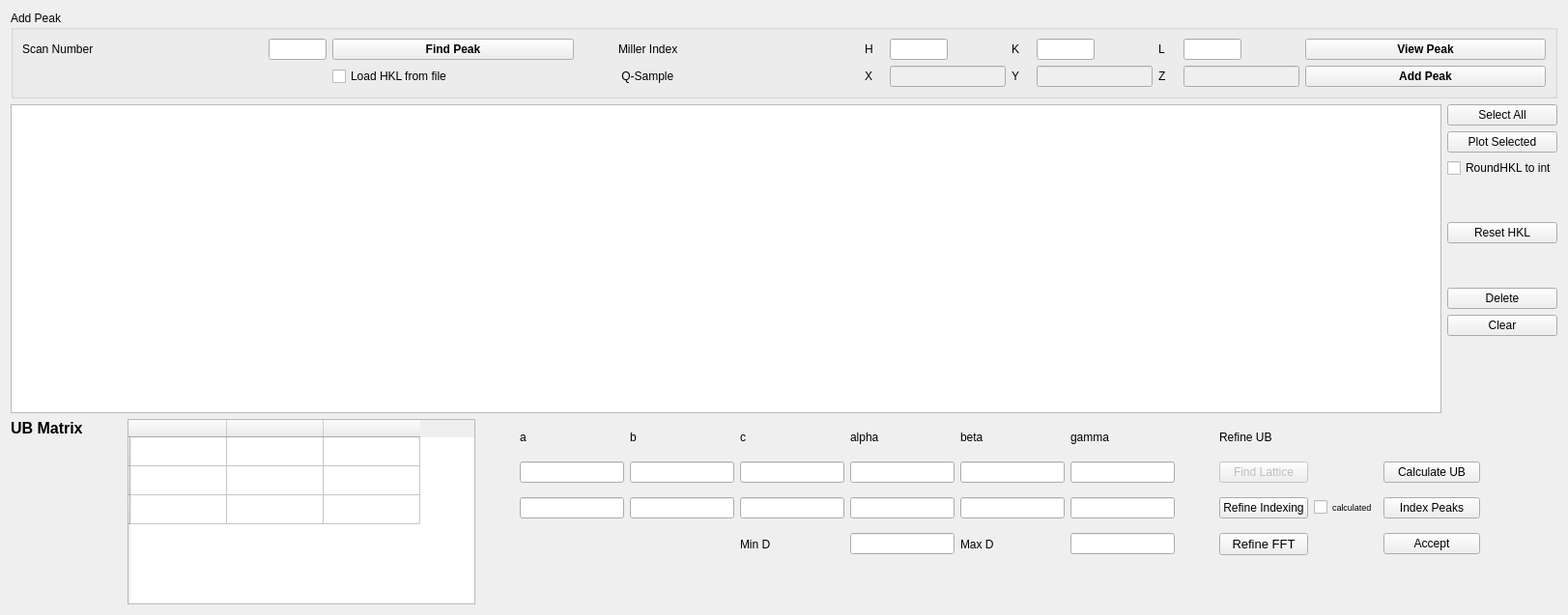
          <widget class="QWidget" name="tab_2">
           <attribute name="title">
            <string>Calculate UB</string>
           </attribute>
           <layout class="QGridLayout" name="gridLayout_6">
            <item row="0" column="0">
             <layout class="QVBoxLayout" name="verticalLayout_4">
              <item>
               <widget class="QGroupBox" name="groupBox_7">
                <property name="title">
                 <string>Add Peak</string>
                </property>
                <layout class="QGridLayout" name="gridLayout_2">
                 <item row="0" column="8">
                  <widget class="QLineEdit" name="lineEdit_H">
                   <property name="maximumSize">
                    <size>
                     <width>60</width>
                     <height>40</height>
                    </size>
                   </property>
                  </widget>
                 </item>
                 <item row="3" column="14">
                  <widget class="QLineEdit" name="lineEdit_sampleQz">
                   <property name="enabled">
                    <bool>false</bool>
                   </property>
                   <property name="maximumSize">
                    <size>
                     <width>120</width>
                     <height>16777215</height>
                    </size>
                   </property>
                  </widget>
                 </item>
                 <item row="0" column="0">
                  <widget class="QLabel" name="label_scanNo">
                   <property name="text">
                    <string>Scan Number</string>
                   </property>
                  </widget>
                 </item>
                 <item row="3" column="12">
                  <widget class="QLineEdit" name="lineEdit_sampleQy">
                   <property name="enabled">
                    <bool>false</bool>
                   </property>
                   <property name="maximumSize">
                    <size>
                     <width>120</width>
                     <height>16777215</height>
                    </size>
                   </property>
                  </widget>
                 </item>
                 <item row="0" column="11">
                  <widget class="QLabel" name="label_11">
                   <property name="maximumSize">
                    <size>
                     <width>20</width>
                     <height>16777215</height>
                    </size>
                   </property>
                   <property name="text">
                    <string>K</string>
                   </property>
                  </widget>
                 </item>
                 <item row="0" column="13">
                  <widget class="QLabel" name="label_6">
                   <property name="maximumSize">
                    <size>
                     <width>20</width>
                     <height>16777215</height>
                    </size>
                   </property>
                   <property name="text">
                    <string>L</string>
                   </property>
                  </widget>
                 </item>
                 <item row="3" column="8">
                  <widget class="QLineEdit" name="lineEdit_sampleQx">
                   <property name="enabled">
                    <bool>false</bool>
                   </property>
                   <property name="maximumSize">
                    <size>
                     <width>120</width>
                     <height>16777215</height>
                    </size>
                   </property>
                  </widget>
                 </item>
                 <item row="3" column="6">
                  <widget class="QLabel" name="label_7">
                   <property name="text">
                    <string> Q-Sample </string>
                   </property>
                   <property name="alignment">
                    <set>Qt::AlignLeading|Qt::AlignLeft|Qt::AlignVCenter</set>
                   </property>
                  </widget>
                 </item>
                 <item row="3" column="11">
                  <widget class="QLabel" name="label_9">
                   <property name="maximumSize">
                    <size>
                     <width>20</width>
                     <height>16777215</height>
                    </size>
                   </property>
                   <property name="text">
                    <string>Y</string>
                   </property>
                  </widget>
                 </item>
                 <item row="3" column="7">
                  <widget class="QLabel" name="label_8">
                   <property name="maximumSize">
                    <size>
                     <width>20</width>
                     <height>16777215</height>
                    </size>
                   </property>
                   <property name="text">
                    <string>X</string>
                   </property>
                  </widget>
                 </item>
                 <item row="0" column="1">
                  <widget class="QLineEdit" name="lineEdit_scanNumber">
                   <property name="sizePolicy">
                    <sizepolicy hsizetype="Preferred" vsizetype="Fixed">
                     <horstretch>0</horstretch>
                     <verstretch>0</verstretch>
                    </sizepolicy>
                   </property>
                   <property name="maximumSize">
                    <size>
                     <width>60</width>
                     <height>16777215</height>
                    </size>
                   </property>
                  </widget>
                 </item>
                 <item row="0" column="12">
                  <widget class="QLineEdit" name="lineEdit_K">
                   <property name="maximumSize">
                    <size>
                     <width>60</width>
                     <height>16777215</height>
                    </size>
                   </property>
                  </widget>
                 </item>
                 <item row="0" column="14">
                  <widget class="QLineEdit" name="lineEdit_L">
                   <property name="maximumSize">
                    <size>
                     <width>60</width>
                     <height>16777215</height>
                    </size>
                   </property>
                  </widget>
                 </item>
                 <item row="0" column="7">
                  <widget class="QLabel" name="label_12">
                   <property name="maximumSize">
                    <size>
                     <width>20</width>
                     <height>16777215</height>
                    </size>
                   </property>
                   <property name="text">
                    <string>H</string>
                   </property>
                  </widget>
                 </item>
                 <item row="3" column="13">
                  <widget class="QLabel" name="label_10">
                   <property name="maximumSize">
                    <size>
                     <width>20</width>
                     <height>16777215</height>
                    </size>
                   </property>
                   <property name="text">
                    <string>Z</string>
                   </property>
                  </widget>
                 </item>
                 <item row="0" column="5">
                  <spacer name="horizontalSpacer_4">
                   <property name="orientation">
                    <enum>Qt::Horizontal</enum>
                   </property>
                   <property name="sizeType">
                    <enum>QSizePolicy::Preferred</enum>
                   </property>
                   <property name="sizeHint" stdset="0">
                    <size>
                     <width>40</width>
                     <height>20</height>
                    </size>
                   </property>
                  </spacer>
                 </item>
                 <item row="0" column="6">
                  <widget class="QLabel" name="label_31">
                   <property name="text">
                    <string>Miller Index</string>
                   </property>
                  </widget>
                 </item>
                 <item row="0" column="4">
                  <widget class="QPushButton" name="pushButton_findPeak">
                   <property name="font">
                    <font>
                     <weight>75</weight>
                     <bold>true</bold>
                    </font>
                   </property>
                   <property name="text">
                    <string>Find Peak</string>
                   </property>
                  </widget>
                 </item>
                 <item row="3" column="4">
                  <widget class="QCheckBox" name="checkBox_loadHKLfromFile">
                   <property name="font">
                    <font>
                     <pointsize>9</pointsize>
                    </font>
                   </property>
                   <property name="text">
                    <string>Load HKL from file</string>
                   </property>
                  </widget>
                 </item>
                 <item row="0" column="15">
                  <widget class="QPushButton" name="pushButton_viewScan3D">
                   <property name="font">
                    <font>
                     <weight>75</weight>
                     <bold>true</bold>
                    </font>
                   </property>
                   <property name="text">
                    <string>View Peak</string>
                   </property>
                  </widget>
                 </item>
                 <item row="3" column="15">
                  <widget class="QPushButton" name="pushButton_addPeakToCalUB">
                   <property name="font">
                    <font>
                     <weight>75</weight>
                     <bold>true</bold>
                    </font>
                   </property>
                   <property name="text">
                    <string>Add Peak</string>
                   </property>
                  </widget>
                 </item>
                </layout>
               </widget>
              </item>
              <item>
               <layout class="QHBoxLayout" name="horizontalLayout_7">
                <item>
                 <widget class="UBMatrixPeakTable" name="tableWidget_peaksCalUB"/>
                </item>
                <item>
                 <layout class="QVBoxLayout" name="verticalLayout_8">
                  <item>
                   <widget class="QPushButton" name="pushButton_selectAllPeaks">
                    <property name="text">
                     <string>Select All</string>
                    </property>
                   </widget>
                  </item>
                  <item>
                   <widget class="QPushButton" name="pushButton_plotSelectedData">
                    <property name="text">
                     <string>Plot Selected</string>
                    </property>
                   </widget>
                  </item>
                  <item>
                   <widget class="QCheckBox" name="checkBox_roundHKLInt">
                    <property name="font">
                     <font>
                      <pointsize>9</pointsize>
                     </font>
                    </property>
                    <property name="text">
                     <string>RoundHKL to int</string>
                    </property>
                   </widget>
                  </item>
                  <item>
                   <spacer name="verticalSpacer_8">
                    <property name="orientation">
                     <enum>Qt::Vertical</enum>
                    </property>
                    <property name="sizeType">
                     <enum>QSizePolicy::Preferred</enum>
                    </property>
                    <property name="sizeHint" stdset="0">
                     <size>
                      <width>20</width>
                      <height>40</height>
                     </size>
                    </property>
                   </spacer>
                  </item>
                  <item>
                   <widget class="QPushButton" name="pushButton_resetPeakHKLs">
                    <property name="text">
                     <string>Reset HKL</string>
                    </property>
                   </widget>
                  </item>
                  <item>
                   <spacer name="verticalSpacer_11">
                    <property name="orientation">
                     <enum>Qt::Vertical</enum>
                    </property>
                    <property name="sizeHint" stdset="0">
                     <size>
                      <width>20</width>
                      <height>40</height>
                     </size>
                    </property>
                   </spacer>
                  </item>
                  <item>
                   <widget class="QPushButton" name="pushButton_deleteUBPeak">
                    <property name="minimumSize">
                     <size>
                      <width>100</width>
                      <height>0</height>
                     </size>
                    </property>
                    <property name="maximumSize">
                     <size>
                      <width>200</width>
                      <height>16777215</height>
                     </size>
                    </property>
                    <property name="text">
                     <string>Delete</string>
                    </property>
                   </widget>
                  </item>
                  <item>
                   <widget class="QPushButton" name="pushButton_clearUBPeakTable">
                    <property name="text">
                     <string>Clear</string>
                    </property>
                   </widget>
                  </item>
                  <item>
                   <spacer name="verticalSpacer_12">
                    <property name="orientation">
                     <enum>Qt::Vertical</enum>
                    </property>
                    <property name="sizeType">
                     <enum>QSizePolicy::Ignored</enum>
                    </property>
                    <property name="sizeHint" stdset="0">
                     <size>
                      <width>20</width>
                      <height>40</height>
                     </size>
                    </property>
                   </spacer>
                  </item>
                  <item>
                   <spacer name="verticalSpacer_7">
                    <property name="orientation">
                     <enum>Qt::Vertical</enum>
                    </property>
                    <property name="sizeHint" stdset="0">
                     <size>
                      <width>20</width>
                      <height>40</height>
                     </size>
                    </property>
                   </spacer>
                  </item>
                 </layout>
                </item>
               </layout>
              </item>
              <item>
               <layout class="QHBoxLayout" name="horizontalLayout_13">
                <item>
                 <widget class="QLabel" name="label_32">
                  <property name="sizePolicy">
                   <sizepolicy hsizetype="Expanding" vsizetype="Preferred">
                    <horstretch>0</horstretch>
                    <verstretch>0</verstretch>
                   </sizepolicy>
                  </property>
                  <property name="font">
                   <font>
                    <pointsize>12</pointsize>
                    <weight>75</weight>
                    <bold>true</bold>
                   </font>
                  </property>
                  <property name="text">
                   <string>UB Matrix</string>
                  </property>
                  <property name="alignment">
                   <set>Qt::AlignLeading|Qt::AlignLeft|Qt::AlignTop</set>
                  </property>
                 </widget>
                </item>
                <item>
                 <spacer name="horizontalSpacer_6">
                  <property name="orientation">
                   <enum>Qt::Horizontal</enum>
                  </property>
                  <property name="sizeType">
                   <enum>QSizePolicy::Preferred</enum>
                  </property>
                  <property name="sizeHint" stdset="0">
                   <size>
                    <width>40</width>
                    <height>20</height>
                   </size>
                  </property>
                 </spacer>
                </item>
                <item>
                 <widget class="UBMatrixTable" name="tableWidget_ubMatrix">
                  <property name="sizePolicy">
                   <sizepolicy hsizetype="Preferred" vsizetype="Preferred">
                    <horstretch>0</horstretch>
                    <verstretch>0</verstretch>
                   </sizepolicy>
                  </property>
                  <property name="minimumSize">
                   <size>
                    <width>360</width>
                    <height>0</height>
                   </size>
                  </property>
                  <property name="maximumSize">
                   <size>
                    <width>200</width>
                    <height>16777215</height>
                   </size>
                  </property>
                  <row>
                   <property name="text">
                    <string/>
                   </property>
                  </row>
                  <row>
                   <property name="text">
                    <string/>
                   </property>
                  </row>
                  <row>
                   <property name="text">
                    <string/>
                   </property>
                  </row>
                  <column>
                   <property name="text">
                    <string/>
                   </property>
                  </column>
                  <column>
                   <property name="text">
                    <string/>
                   </property>
                  </column>
                  <column>
                   <property name="text">
                    <string/>
                   </property>
                  </column>
                 </widget>
                </item>
                <item>
                 <layout class="QGridLayout" name="gridLayout_7">
                  <item row="3" column="3">
                   <widget class="QLabel" name="label_42">
                    <property name="text">
                     <string>Min D</string>
                    </property>
                   </widget>
                  </item>
                  <item row="3" column="5">
                   <widget class="QLabel" name="label_43">
                    <property name="text">
                     <string>Max D</string>
                    </property>
                   </widget>
                  </item>
                  <item row="1" column="5">
                   <widget class="QLineEdit" name="lineEdit_betaUnitCell"/>
                  </item>
                  <item row="1" column="1">
                   <widget class="QLineEdit" name="lineEdit_aUnitCell"/>
                  </item>
                  <item row="0" column="2">
                   <widget class="QLabel" name="label_18">
                    <property name="sizePolicy">
                     <sizepolicy hsizetype="Preferred" vsizetype="Minimum">
                      <horstretch>0</horstretch>
                      <verstretch>0</verstretch>
                     </sizepolicy>
                    </property>
                    <property name="maximumSize">
                     <size>
                      <width>16777215</width>
                      <height>20</height>
                     </size>
                    </property>
                    <property name="text">
                     <string>b</string>
                    </property>
                   </widget>
                  </item>
                  <item row="4" column="2">
                   <spacer name="verticalSpacer">
                    <property name="orientation">
                     <enum>Qt::Vertical</enum>
                    </property>
                    <property name="sizeType">
                     <enum>QSizePolicy::Minimum</enum>
                    </property>
                    <property name="sizeHint" stdset="0">
                     <size>
                      <width>20</width>
                      <height>40</height>
                     </size>
                    </property>
                   </spacer>
                  </item>
                  <item row="0" column="6">
                   <widget class="QLabel" name="label_22">
                    <property name="sizePolicy">
                     <sizepolicy hsizetype="Preferred" vsizetype="Minimum">
                      <horstretch>0</horstretch>
                      <verstretch>0</verstretch>
                     </sizepolicy>
                    </property>
                    <property name="maximumSize">
                     <size>
                      <width>16777215</width>
                      <height>20</height>
                     </size>
                    </property>
                    <property name="text">
                     <string>gamma</string>
                    </property>
                   </widget>
                  </item>
                  <item row="2" column="6">
                   <widget class="QLineEdit" name="lineEdit_gammaError"/>
                  </item>
                  <item row="2" column="3">
                   <widget class="QLineEdit" name="lineEdit_cError"/>
                  </item>
                  <item row="0" column="4">
                   <widget class="QLabel" name="label_20">
                    <property name="sizePolicy">
                     <sizepolicy hsizetype="Preferred" vsizetype="Minimum">
                      <horstretch>0</horstretch>
                      <verstretch>0</verstretch>
                     </sizepolicy>
                    </property>
                    <property name="maximumSize">
                     <size>
                      <width>16777215</width>
                      <height>20</height>
                     </size>
                    </property>
                    <property name="text">
                     <string>alpha</string>
                    </property>
                   </widget>
                  </item>
                  <item row="2" column="4">
                   <widget class="QLineEdit" name="lineEdit_alphaError"/>
                  </item>
                  <item row="0" column="0">
                   <spacer name="horizontalSpacer_13">
                    <property name="orientation">
                     <enum>Qt::Horizontal</enum>
                    </property>
                    <property name="sizeHint" stdset="0">
                     <size>
                      <width>40</width>
                      <height>20</height>
                     </size>
                    </property>
                   </spacer>
                  </item>
                  <item row="2" column="1">
                   <widget class="QLineEdit" name="lineEdit_aError"/>
                  </item>
                  <item row="0" column="5">
                   <widget class="QLabel" name="label_21">
                    <property name="sizePolicy">
                     <sizepolicy hsizetype="Preferred" vsizetype="Minimum">
                      <horstretch>0</horstretch>
                      <verstretch>0</verstretch>
                     </sizepolicy>
                    </property>
                    <property name="maximumSize">
                     <size>
                      <width>16777215</width>
                      <height>20</height>
                     </size>
                    </property>
                    <property name="text">
                     <string>beta</string>
                    </property>
                   </widget>
                  </item>
                  <item row="1" column="2">
                   <widget class="QLineEdit" name="lineEdit_bUnitCell"/>
                  </item>
                  <item row="1" column="3">
                   <widget class="QLineEdit" name="lineEdit_cUnitCell"/>
                  </item>
                  <item row="1" column="4">
                   <widget class="QLineEdit" name="lineEdit_alphaUnitCell"/>
                  </item>
                  <item row="2" column="2">
                   <widget class="QLineEdit" name="lineEdit_bError"/>
                  </item>
                  <item row="0" column="1">
                   <widget class="QLabel" name="label_17">
                    <property name="sizePolicy">
                     <sizepolicy hsizetype="Preferred" vsizetype="Minimum">
                      <horstretch>0</horstretch>
                      <verstretch>0</verstretch>
                     </sizepolicy>
                    </property>
                    <property name="maximumSize">
                     <size>
                      <width>16777215</width>
                      <height>20</height>
                     </size>
                    </property>
                    <property name="text">
                     <string>a</string>
                    </property>
                   </widget>
                  </item>
                  <item row="0" column="3">
                   <widget class="QLabel" name="label_19">
                    <property name="sizePolicy">
                     <sizepolicy hsizetype="Preferred" vsizetype="Minimum">
                      <horstretch>0</horstretch>
                      <verstretch>0</verstretch>
                     </sizepolicy>
                    </property>
                    <property name="maximumSize">
                     <size>
                      <width>16777215</width>
                      <height>20</height>
                     </size>
                    </property>
                    <property name="text">
                     <string>c</string>
                    </property>
                   </widget>
                  </item>
                  <item row="2" column="5">
                   <widget class="QLineEdit" name="lineEdit_betaError"/>
                  </item>
                  <item row="1" column="6">
                   <widget class="QLineEdit" name="lineEdit_gammaUnitCell"/>
                  </item>
                  <item row="1" column="7">
                   <spacer name="horizontalSpacer_15">
                    <property name="orientation">
                     <enum>Qt::Horizontal</enum>
                    </property>
                    <property name="sizeHint" stdset="0">
                     <size>
                      <width>40</width>
                      <height>20</height>
                     </size>
                    </property>
                   </spacer>
                  </item>
                  <item row="3" column="4">
                   <widget class="QLineEdit" name="lineEdit_minD"/>
                  </item>
                  <item row="1" column="10">
                   <widget class="QPushButton" name="pushButton_calUB">
                    <property name="minimumSize">
                     <size>
                      <width>100</width>
                      <height>0</height>
                     </size>
                    </property>
                    <property name="maximumSize">
                     <size>
                      <width>100</width>
                      <height>16777215</height>
                     </size>
                    </property>
                    <property name="text">
                     <string>Calculate UB</string>
                    </property>
                   </widget>
                  </item>
                  <item row="3" column="6">
                   <widget class="QLineEdit" name="lineEdit_maxD"/>
                  </item>
                  <item row="2" column="10">
                   <widget class="QPushButton" name="pushButton_indexUBPeaks">
                    <property name="minimumSize">
                     <size>
                      <width>100</width>
                      <height>0</height>
                     </size>
                    </property>
                    <property name="maximumSize">
                     <size>
                      <width>100</width>
                      <height>16777215</height>
                     </size>
                    </property>
                    <property name="text">
                     <string>Index Peaks</string>
                    </property>
                   </widget>
                  </item>
                  <item row="0" column="8">
                   <widget class="QLabel" name="label_44">
                    <property name="layoutDirection">
                     <enum>Qt::LeftToRight</enum>
                    </property>
                    <property name="text">
                     <string>Refine UB</string>
                    </property>
                   </widget>
                  </item>
                  <item row="1" column="8">
                   <widget class="QPushButton" name="pushButton_findUBLattice">
                    <property name="enabled">
                     <bool>false</bool>
                    </property>
                    <property name="text">
                     <string>Find Lattice</string>
                    </property>
                   </widget>
                  </item>
                  <item row="3" column="8">
                   <widget class="QPushButton" name="pushButton_refineUBFFT">
                    <property name="font">
                     <font>
                      <pointsize>10</pointsize>
                     </font>
                    </property>
                    <property name="text">
                     <string>Refine FFT</string>
                    </property>
                   </widget>
                  </item>
                  <item row="3" column="10">
                   <widget class="QPushButton" name="pushButton_acceptUB">
                    <property name="minimumSize">
                     <size>
                      <width>100</width>
                      <height>0</height>
                     </size>
                    </property>
                    <property name="maximumSize">
                     <size>
                      <width>100</width>
                      <height>16777215</height>
                     </size>
                    </property>
                    <property name="text">
                     <string>Accept</string>
                    </property>
                   </widget>
                  </item>
                  <item row="2" column="8">
                   <widget class="QPushButton" name="pushButton_refineUB">
                    <property name="font">
                     <font>
                      <pointsize>9</pointsize>
                     </font>
                    </property>
                    <property name="text">
                     <string>Refine Indexing</string>
                    </property>
                   </widget>
                  </item>
                  <item row="2" column="9">
                   <widget class="QCheckBox" name="checkBox_useCalculatedHKL">
                    <property name="font">
                     <font>
                      <pointsize>7</pointsize>
                     </font>
                    </property>
                    <property name="text">
                     <string>calculated</string>
                    </property>
                   </widget>
                  </item>
                 </layout>
                </item>
                <item>
                 <spacer name="horizontalSpacer_5">
                  <property name="orientation">
                   <enum>Qt::Horizontal</enum>
                  </property>
                  <property name="sizeHint" stdset="0">
                   <size>
                    <width>40</width>
                    <height>20</height>
                   </size>
                  </property>
                 </spacer>
                </item>
                <item>
                 <spacer name="horizontalSpacer_8">
                  <property name="orientation">
                   <enum>Qt::Horizontal</enum>
                  </property>
                  <property name="sizeType">
                   <enum>QSizePolicy::Ignored</enum>
                  </property>
                  <property name="sizeHint" stdset="0">
                   <size>
                    <width>40</width>
                    <height>20</height>
                   </size>
                  </property>
                 </spacer>
                </item>
               </layout>
              </item>
             </layout>
            </item>
           </layout>
          </widget>
